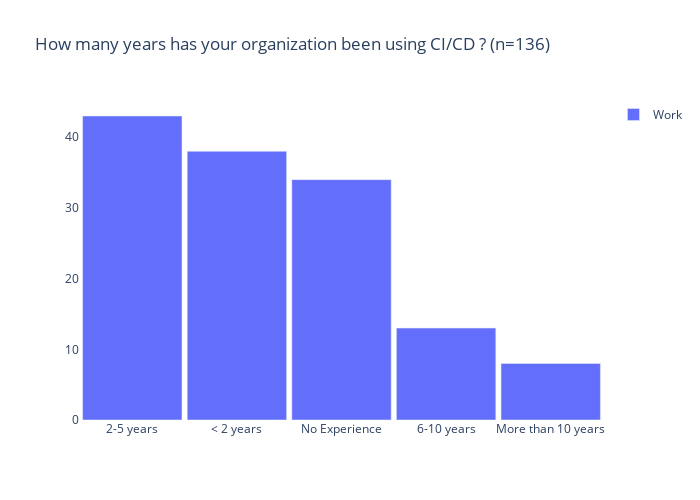

Notebook cell for this chart:
### Code cell
#
# questions 6 - How many years has your organization been using CI/CD ?
#

double_bar_chart(questions['Q6'], 
                 "Work", work_df['Q6'].value_counts()[lambda x: x > 0], 
                 "Home", home_df['Q6'].value_counts()[lambda x: x > 0])
#

### Figure 1 — Plotly figure (JSON) as saved in the notebook; plotly's stock layout.template omitted (floating-point values rounded to 4 significant figures)
{"data": [{"name": "Work", "type": "bar", "x": ["2-5 years", "&lt; 2 years", "No Experience", "6-10 years", "More than 10 years"], "y": [43, 38, 34, 13, 8]}, {"name": "Home", "type": "bar", "x": [], "y": []}], "layout": {"bargap": 0.05, "barmode": "stack", "height": 500, "plot_bgcolor": "#FFFFFF", "showlegend": true, "title": {"text": "How many years has your organization been using CI/CD ? (n=136)"}, "width": 700, "xaxis": {"autorange": true, "categoryorder": "total descending", "range": [-0.5, 4.5], "type": "category"}, "yaxis": {"autorange": true, "range": [0, 45.26], "type": "linear"}}}
